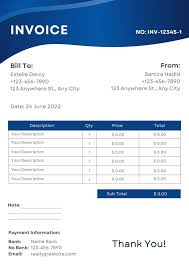
#> input picture Receipt/backend/uploads/download (1).jpg, 189 x 267 px
$ python -i ocr_model.py   (imports and definitions only)
#> lines starting #> are read from the running program, lines starting #| are printed output that depends on the picture; after the words box and inside, x2 and y2 are one past the last pixel; in counts of white or black regions, pixels touching at a corner belong together
import cv2
import pytesseract
import re
import os
from PIL import Image
import numpy as np

# 🔥 Keep for Windows safety
pytesseract.pytesseract.tesseract_cmd = r"C:\Program Files\Tesseract-OCR\tesseract.exe"


# =========================
# Image Preprocessing
# =========================
def preprocess_image(image_path: str):
    """
    Preprocess invoice image to improve OCR accuracy
    """
#> called with image_path = 'uploads/download (1).jpg'
    img = cv2.imread(image_path)
#> img is the input picture: shape (267, 189, 3); mean B, G, R 223.5, 209.5, 197.6

    if img is None:
        raise ValueError("Unable to read image")

    # 1️⃣ grayscale
    gray = cv2.cvtColor(img, cv2.COLOR_BGR2GRAY)
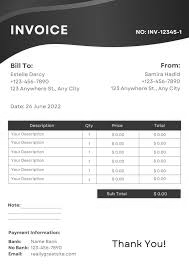
#> gray: shape (267, 189); min 2, max 255, mean 207.5

    # 2️⃣ upscale (important for receipts)
    gray = cv2.resize(gray, None, fx=2, fy=2, interpolation=cv2.INTER_CUBIC)
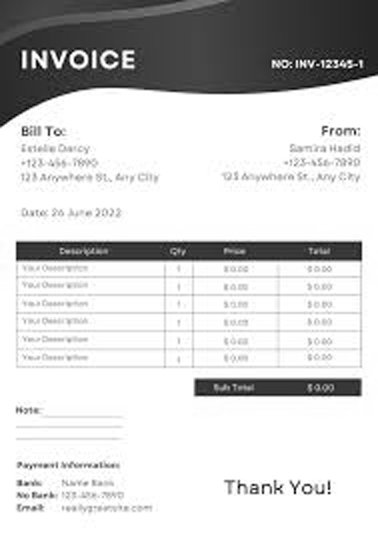
#> gray: shape (534, 378); min 0, max 255, mean 207.3

    # 3️⃣ light blur
    blur = cv2.GaussianBlur(gray, (3, 3), 0)

    # 4️⃣ OTSU threshold
    _, processed = cv2.threshold(
        blur,
        0,
        255,
        cv2.THRESH_BINARY + cv2.THRESH_OTSU
    )
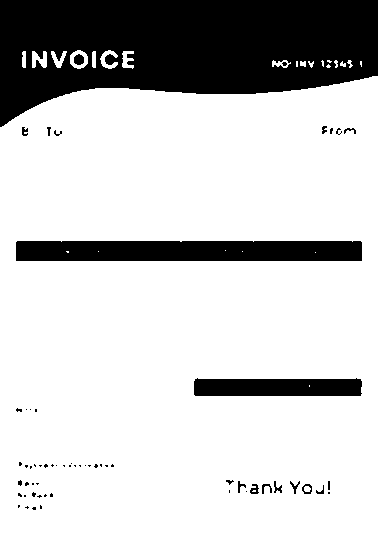
#> processed: shape (534, 378); 78% white; 61 black regions (44 under 20 px), largest, box (x1, y1, x2, y2) and area: (0, 0, 378, 127) 33791, (16, 241, 362, 261) 6904, (194, 378, 362, 396) 2843

    return processed


# =========================
# OCR Extraction
# =========================
def run_ocr(image_path: str) -> str:
    """
    Run Tesseract OCR on the image
    """
    processed = preprocess_image(image_path)

    custom_config = r'--oem 3 --psm 4 -l eng+hin+tel+kan+tam'
#> (the run stopped early here; a loop or call above may not have finished)

$ run again, on Receipt/backend/uploads/35651847-2e23-4a77-b1f7-0c49bc27e566.png
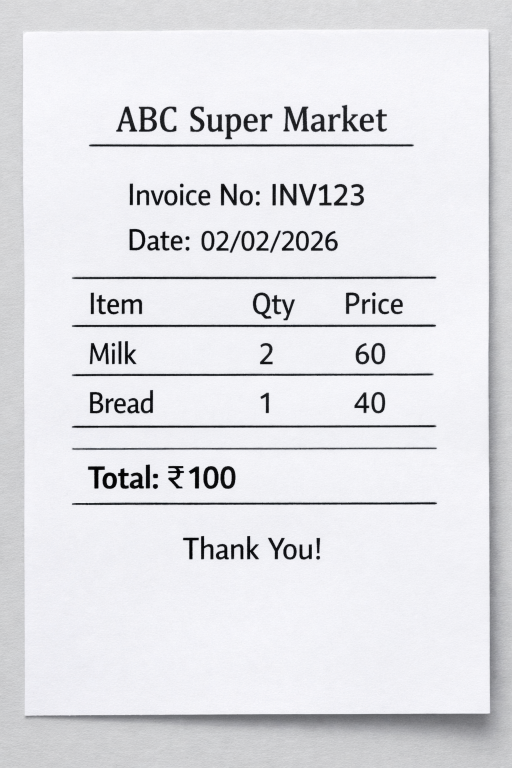
#> input picture Receipt/backend/uploads/35651847-2e23-4a77-b1f7-0c49bc27e566.png, 1024 x 1536 px (shown at 1/2 size)
#> in preprocess_image, img is the input picture: shape (1536, 1024, 3); mean B, G, R 229.3, 225.1, 224.6
#> in preprocess_image, `gray = cv2.resize(gray, None, fx=2, fy=2, interpolation=cv2.INTER_CUBIC)`:
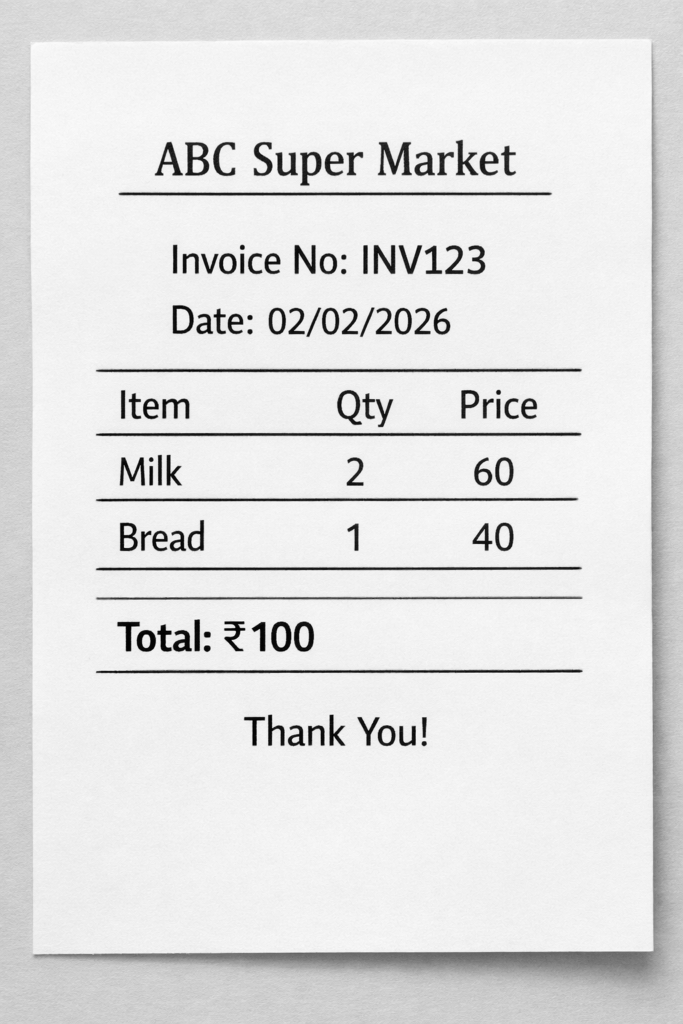
#> gray: shape (3072, 2048) (shown at 1/3 size); min 0, max 255, mean 225.5
#> in preprocess_image, `_, processed = cv2.threshold( blur, 0, 255, cv2.THRESH_BINARY + cv2.TH..`:
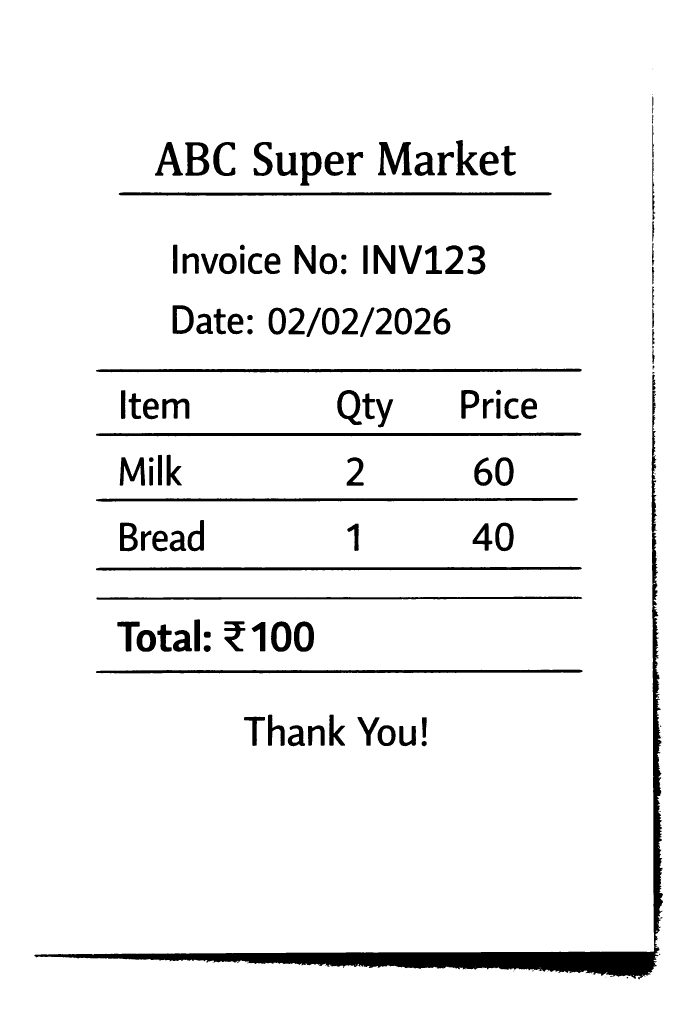
#> processed: shape (3072, 2048) (shown at 1/3 size); 94.4% white; 148 black regions (27 under 20 px), largest, box (x1, y1, x2, y2) and area: (103, 1123, 1989, 2938) 94721, (288, 1298, 1744, 1309) 12917, (288, 1106, 1745, 1117) 12644

$ run again, on Receipt/backend/uploads/sales-invoice-template-with-remittance.png
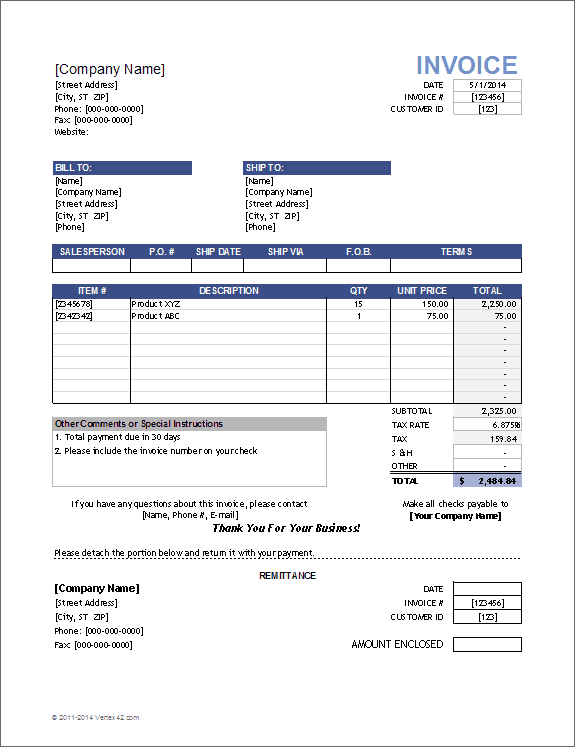
#> input picture Receipt/backend/uploads/sales-invoice-template-with-remittance.png, 575 x 747 px
#> in preprocess_image, img is the input picture: shape (747, 575, 3); mean B, G, R 240.7, 238.3, 237.5
#> in preprocess_image, `gray = cv2.cvtColor(img, cv2.COLOR_BGR2GRAY)`:
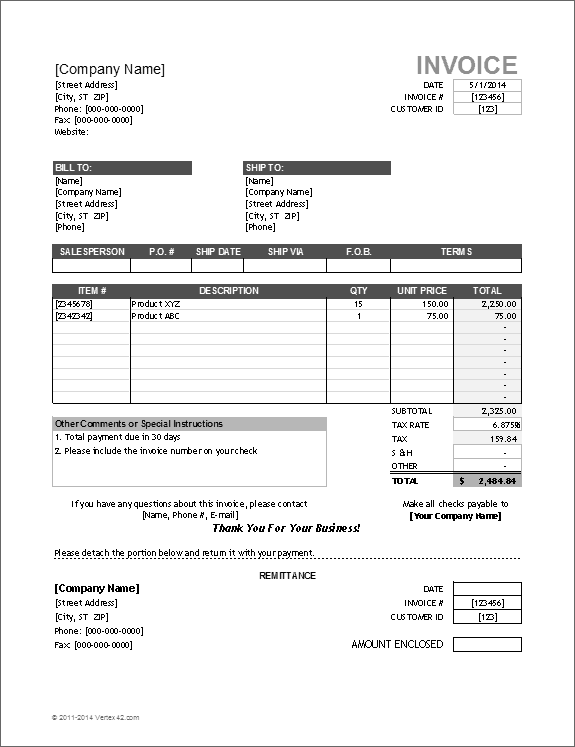
#> gray: shape (747, 575); min 0, max 255, mean 238.3
#> in preprocess_image, `_, processed = cv2.threshold( blur, 0, 255, cv2.THRESH_BINARY + cv2.TH..`:
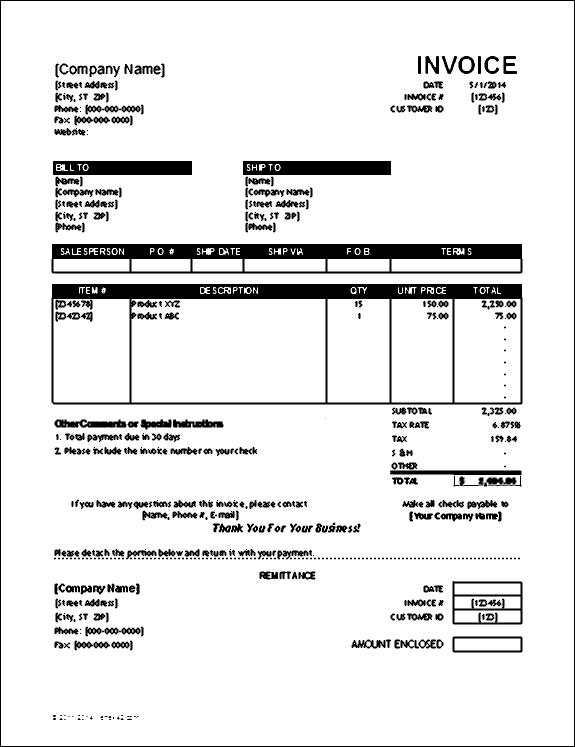
#> processed: shape (1494, 1150) (shown at 1/2 size); 90.4% white; 624 black regions (202 under 20 px), largest, box (x1, y1, x2, y2) and area: (103, 568, 1045, 809) 34605, (103, 488, 1045, 547) 29874, (0, 0, 1150, 1494) 10560
